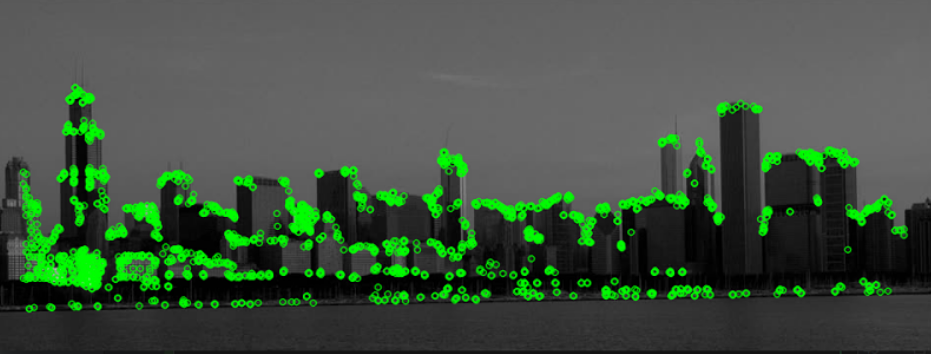
#> input picture example.bmp, 931 x 354 px
$ python -i preprocess.py   (imports and definitions only)
#> lines starting #> are read from the running program, lines starting #| are printed output that depends on the picture; after the words box and inside, x2 and y2 are one past the last pixel; in counts of white or black regions, pixels touching at a corner belong together
import statistics

import cv2
import math
import numpy as np

from util import data_loader, show

# (even)
SIZE = 448
SHAVE = .15


def blur(img, n=5):
    return cv2.medianBlur(img, n)


# [10 lines left out: function sharpen, not called in this run]


def binarize(img):
    img = blur(img, n=5)
    img = cv2.adaptiveThreshold(img, 255, cv2.ADAPTIVE_THRESH_GAUSSIAN_C, cv2.THRESH_BINARY, 11, 2)
    return img


def inverse(img):
    return cv2.bitwise_not(img)


# [8 lines left out: function erode, not called in this run]


# BG SUb
def reverse_bg_subtraction(img):
    fgbg = cv2.createBackgroundSubtractorMOG2()
    return fgbg.apply(img)


# [20 lines left out: function find_horizon, not called in this run]


def grayscale(img):
    return cv2.cvtColor(img, cv2.COLOR_BGR2GRAY)


# [27 lines left out: functions resize, resize_to_square, not called in this run]


def chop_lower(img):
    return img[:2 * int(img.shape[0] / 3), :]


# [10 lines left out: functions zoomy, zoomx, not called in this run]


# [9 lines not run here, left out]

>>> import cv2
>>> picture = cv2.imread('../example.bmp', cv2.IMREAD_GRAYSCALE)
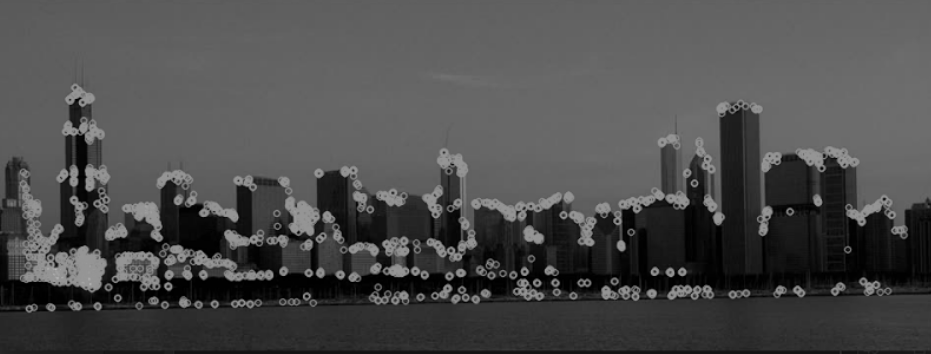
#> picture: shape (354, 931); min 0, max 181, mean 75.2
>>> result = binarize(picture)
#> in binarize, `img = cv2.adaptiveThreshold(img, 255, cv2.ADAPTIVE_THRESH_GAUSSIAN_C, ..`:
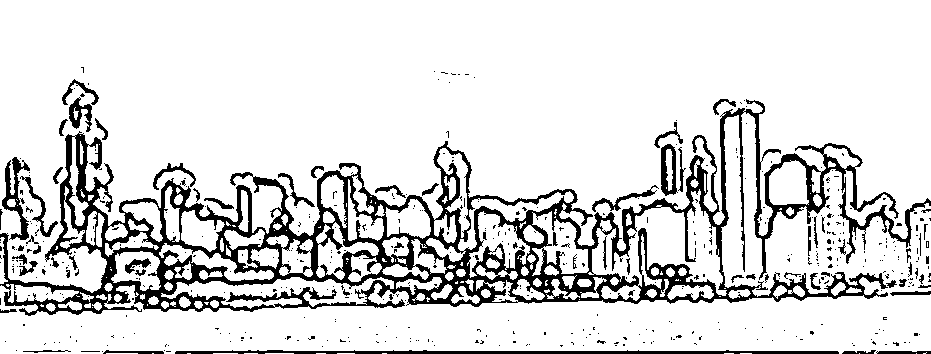
#> img: shape (354, 931); 85.5% white; 500 black regions (433 under 20 px), largest, box (x1, y1, x2, y2) and area: (0, 99, 931, 316) 37868, (175, 350, 839, 354) 1899, (2, 157, 30, 240) 799
